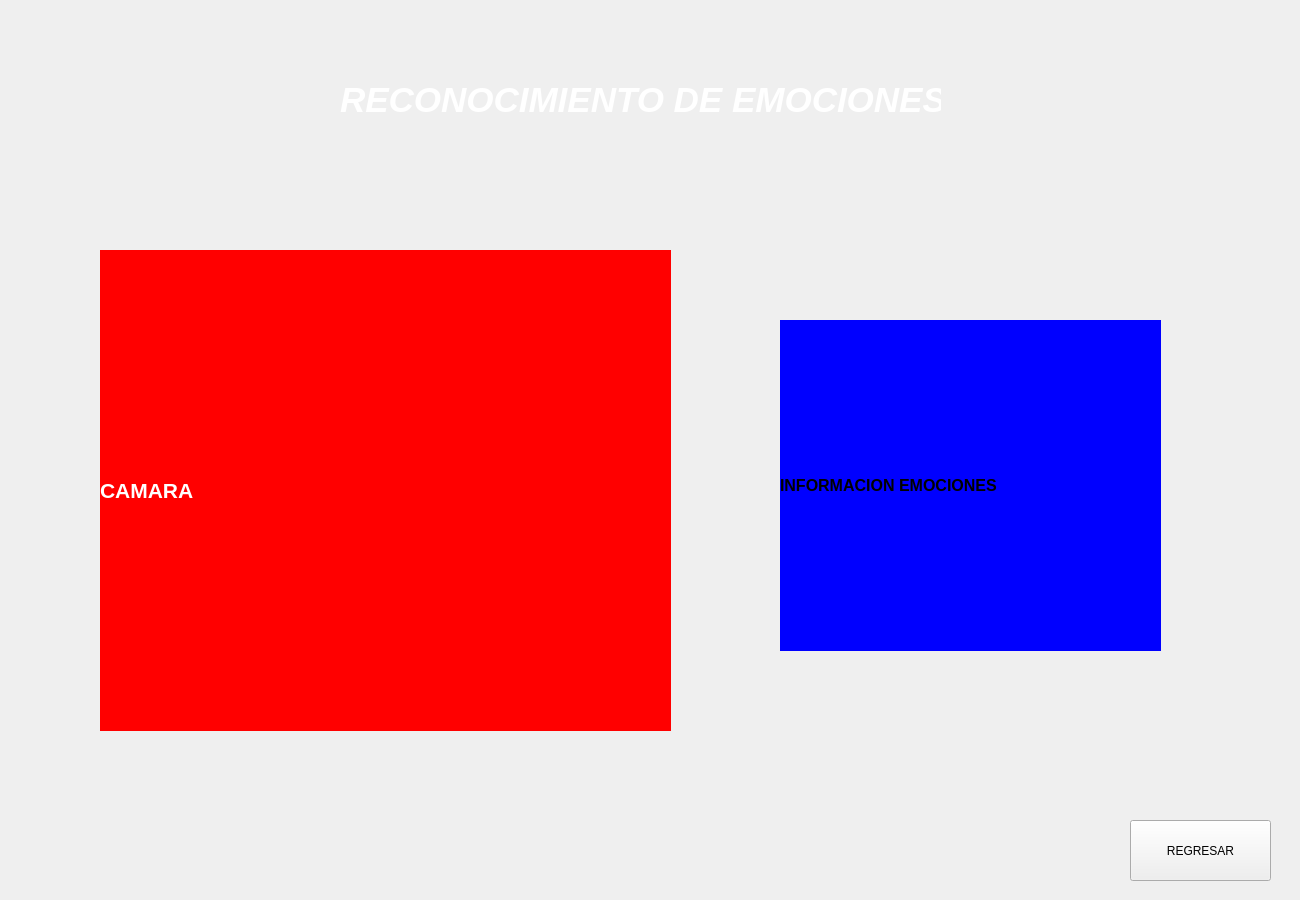
<?xml version="1.0" encoding="UTF-8"?>
<ui version="4.0">
 <class>Form</class>
 <widget class="QWidget" name="Form">
  <property name="geometry">
   <rect>
    <x>0</x>
    <y>0</y>
    <width>1300</width>
    <height>900</height>
   </rect>
  </property>
  <property name="windowTitle">
   <string>EMOCIONES</string>
  </property>
  <property name="windowIcon">
   <iconset resource="../resources.qrc">
    <normaloff>:/iconos/positividad.png</normaloff>:/iconos/positividad.png</iconset>
  </property>
  <widget class="QLabel" name="label">
   <property name="geometry">
    <rect>
     <x>340</x>
     <y>60</y>
     <width>601</width>
     <height>81</height>
    </rect>
   </property>
   <property name="text">
    <string>&lt;html&gt;&lt;head/&gt;&lt;body&gt;&lt;p align=&quot;center&quot;&gt;&lt;span style=&quot; font-size:26pt; font-weight:700; font-style:italic; color:#ffffff;&quot;&gt;RECONOCIMIENTO DE EMOCIONES&lt;/span&gt;&lt;/p&gt;&lt;/body&gt;&lt;/html&gt;</string>
   </property>
   <property name="alignment">
    <set>Qt::AlignmentFlag::AlignCenter</set>
   </property>
  </widget>
  <widget class="QLabel" name="label_2">
   <property name="geometry">
    <rect>
     <x>100</x>
     <y>250</y>
     <width>571</width>
     <height>481</height>
    </rect>
   </property>
   <property name="styleSheet">
    <string notr="true">color: rgb(255, 85, 0);
background-color: rgb(255, 0, 0);</string>
   </property>
   <property name="text">
    <string>&lt;html&gt;&lt;head/&gt;&lt;body&gt;&lt;p&gt;&lt;span style=&quot; font-size:16pt; font-weight:700; color:#ffffff;&quot;&gt;CAMARA&lt;/span&gt;&lt;/p&gt;&lt;/body&gt;&lt;/html&gt;</string>
   </property>
  </widget>
  <widget class="QLabel" name="label_3">
   <property name="geometry">
    <rect>
     <x>780</x>
     <y>320</y>
     <width>381</width>
     <height>331</height>
    </rect>
   </property>
   <property name="styleSheet">
    <string notr="true">background-color: rgb(0, 0, 255);</string>
   </property>
   <property name="text">
    <string>&lt;html&gt;&lt;head/&gt;&lt;body&gt;&lt;p&gt;&lt;span style=&quot; font-size:12pt; font-weight:700;&quot;&gt;INFORMACION EMOCIONES&lt;/span&gt;&lt;/p&gt;&lt;/body&gt;&lt;/html&gt;</string>
   </property>
  </widget>
  <widget class="QPushButton" name="pushButton">
   <property name="geometry">
    <rect>
     <x>1130</x>
     <y>820</y>
     <width>141</width>
     <height>61</height>
    </rect>
   </property>
   <property name="text">
    <string>REGRESAR</string>
   </property>
  </widget>
 </widget>
 <resources>
  <include location="../resources.qrc"/>
 </resources>
 <connections/>
</ui>
